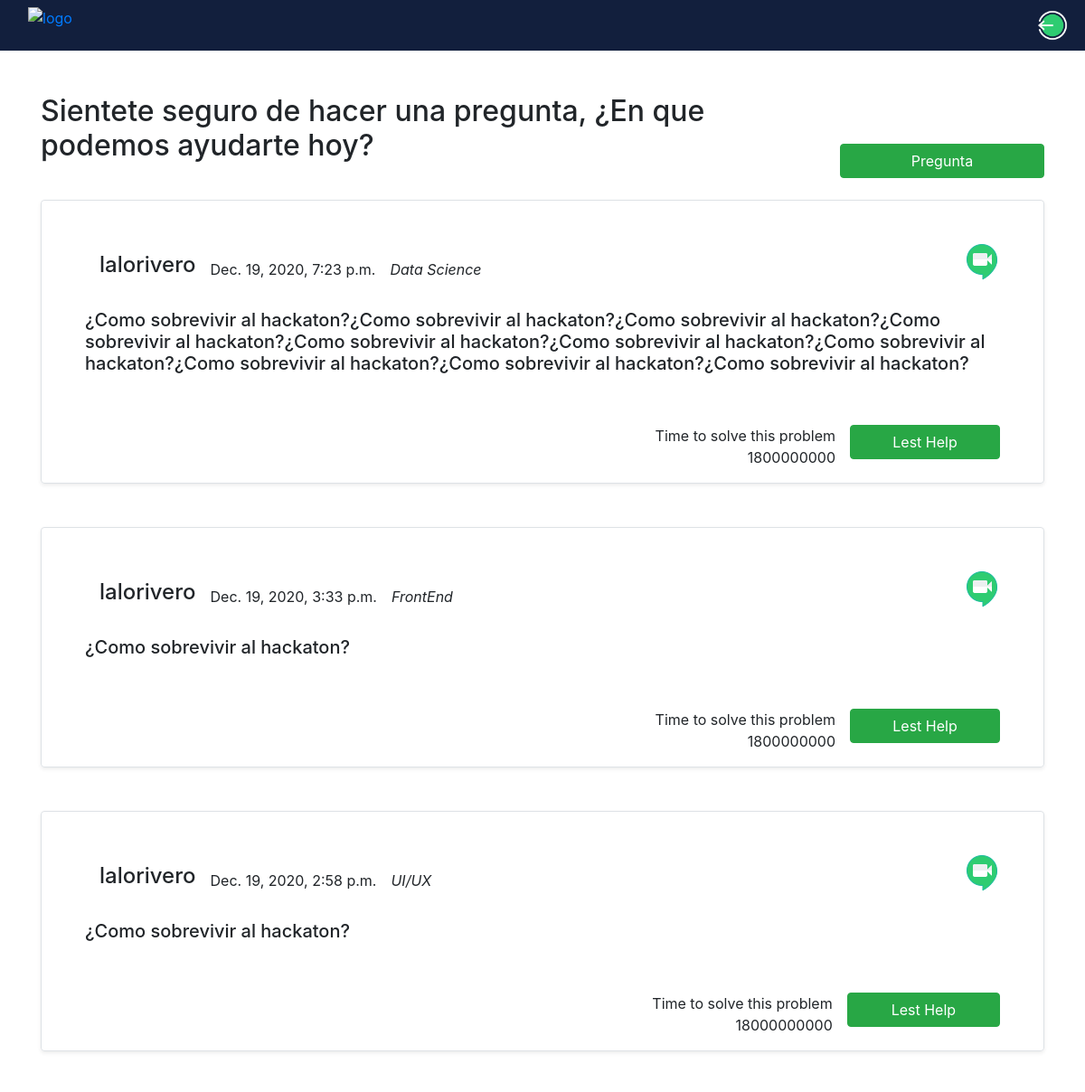
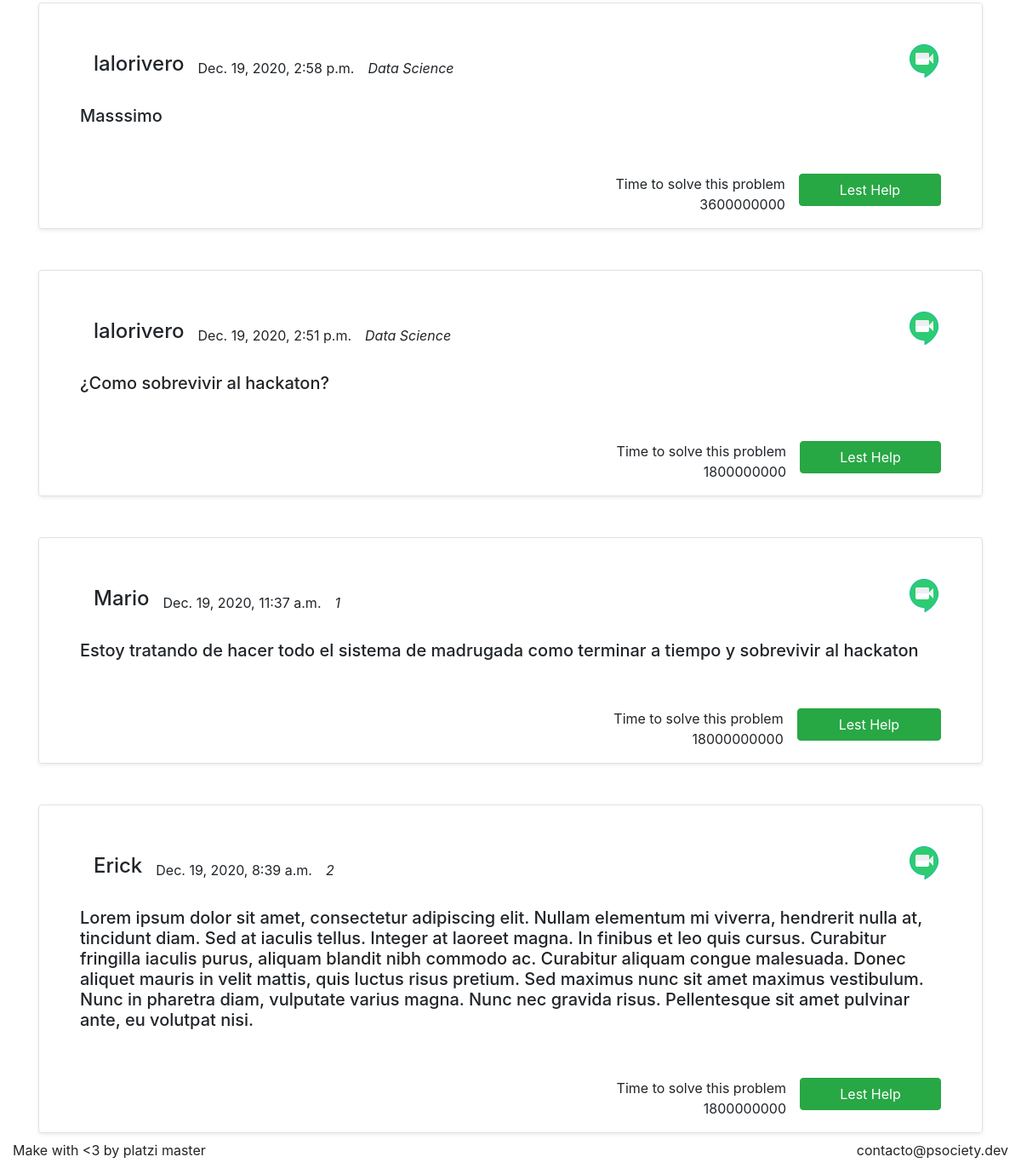
Before: / (signed in) with the older database file (2 pictures, top to bottom).
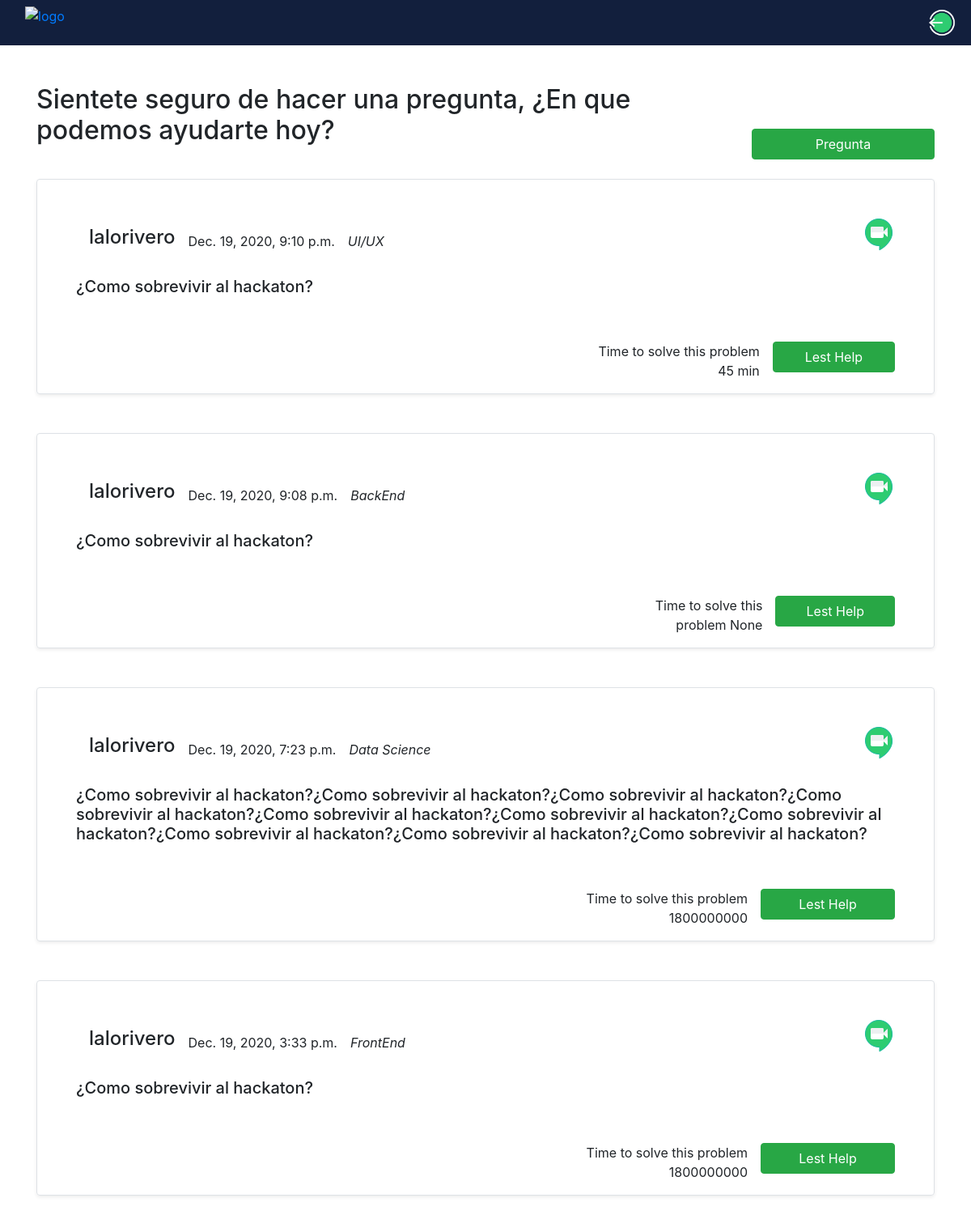
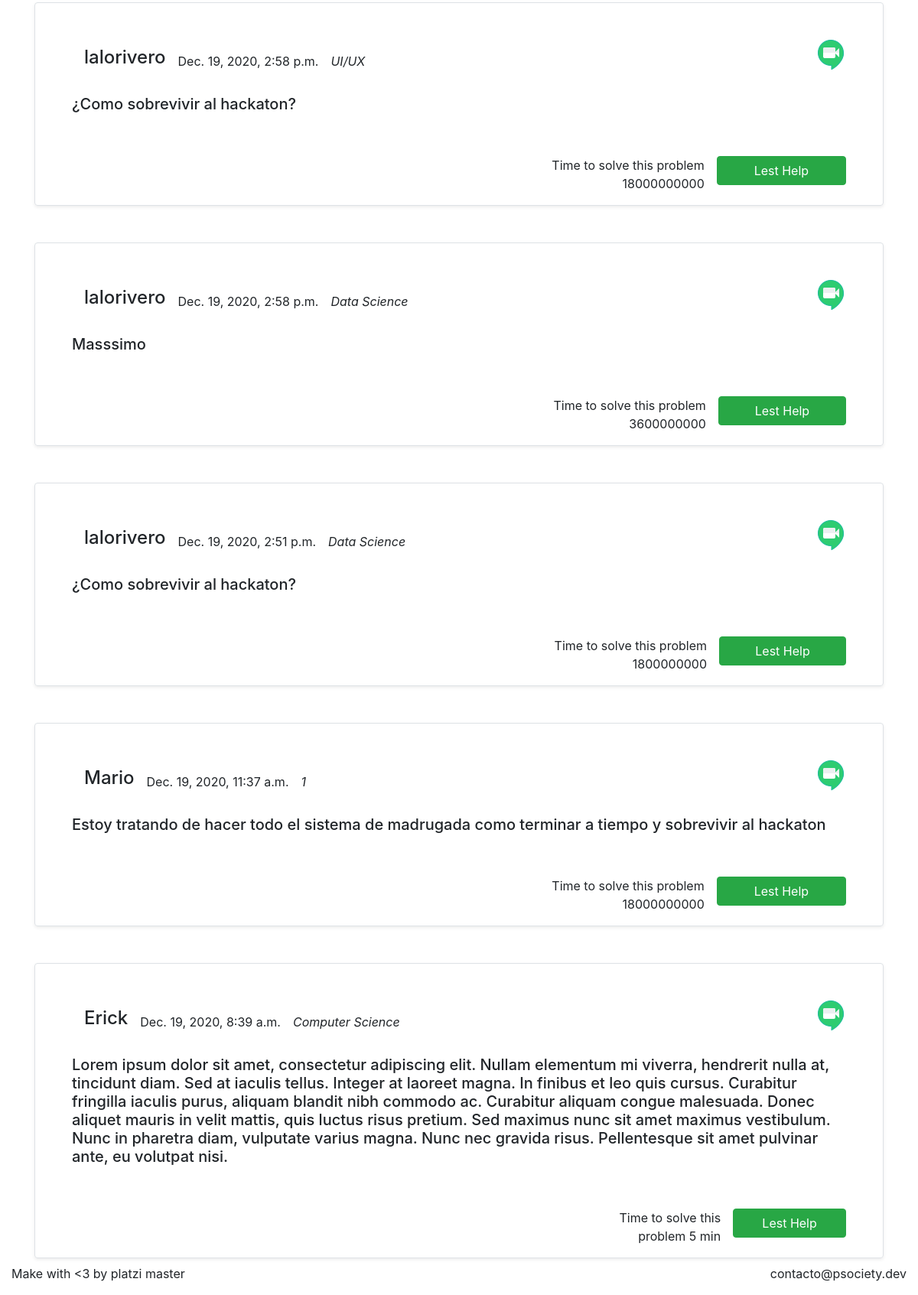
After: the same page with the newer database file (2 pictures, top to bottom).
### questions/models.py (models this page shows, shortened)
class Question(models.Model):
    TECHNOLOGY_CHOICES = [
        ('Data Science', 'Data Science'),
        ('Computer Science', 'Computer Science'),
        ('FrontEnd','FrontEnd'),
        ('BackEnd','BackEnd'),
        ('UI/UX','UI/UX'),
        ('English','English')
    ]
    TIME_CHOICES=[
        ('5 min','5 min'),
        ('15 min','15 min'),
        ('30 min','30 min'),
        ('45 min','45 min'),
        ('60 min','60 min'),
    ]
    author = models.ForeignKey("users.Profile", on_delete=models.CASCADE)
    description = models.TextField()
    post_date = models.DateTimeField(auto_now_add=True)
    time_to_solve = models.CharField(
        choices=TIME_CHOICES,
        max_length=60,
        null=True
    )
    technology_tag = models.CharField(
        choices=TECHNOLOGY_CHOICES,
        max_length=60,
        null=True
    )
    is_active = models.BooleanField(default=True)
    menthor = models.ForeignKey(SolveForm, on_delete=models.CASCADE, null=True)
    points = models.IntegerField(default = 1)

### users/models.py (models this page shows)
class Profile(models.Model):
    user = models.OneToOneField(User, on_delete=models.CASCADE)
    picture = CloudinaryField('image')
    menthor_points = models.IntegerField(default=0)
    calendar = models.URLField(max_length=255)
    availability = models.BooleanField(default=True)
    def __str__(self):
        return str(self.user.username)

### questions/views.py (the view)
# urls.py: path('',questions_views.list_questions, name="q_feed"),
@login_required
def list_questions(request):
    questions = Question.objects.all().order_by('-post_date')
    return render(
        request=request,
        template_name='questions/q_feed.html',
        context={
            'questions':questions,
            'user':request.user
            }
        )

### templates/questions/q_feed.html (shortened to what this page needs)
{% extends "questions/base.html" %}
{% load static %}
{% block container %}
    <div class="container">
        <div class="d-flex align-items-end">
            <h2 class="mt-5 mb-3">Sientete seguro de hacer una pregunta, ¿En que podemos ayudarte hoy?</h2>
            <a class="btn btn-success btn-block mt-5 w-25 h-25 mx-auto d-block "  href={% url 'new_question' %} type="submit">Pregunta</a>
        </div>
        {% for question in questions %}
            <div class="border rounded pl-5 pr-5 mt-4 mb-5 shadow-sm">
                <div class="d-flex justify-content-between mt-5 ">
                    <div class="d-flex align-items-center mb-3">
                        <h4 class="mr-3">{{ question.author }}</h4>
                        <p class="mr-3 mt-3">{{ question.post_date }}</p>
                        <p class="mr-3 mt-3"><i>{{ question.technology_tag }}</i></p>
                    </div>
                    <div class="image_videocall">
                        <a href="{{ question.author.calendar }}"><img src="{% static "img/meet.png"%}" alt="meet"></a>
                    </div>
                </div>
                <div class="question_content">
                    <h5>{{ question.description }}</h5>
                </div>
                <div class="d-flex align-items-center justify-content-end">
                    <div class="d-flex align-items-start">
                        <p class="mt-5 mr-3 text-right">Time to solve this problem {{ question.time_to_solve }}</p>
                        <a class="btn btn-success btn-block mt-5 w-50 mx-auto d-block" href={% url 'question_detail' id=question.id %}>Lest Help</a>
                    </div>
                </div>
            </div>
        {% endfor %}
    </div>
{% endblock container %}

### templates/questions/base.html (shortened to what this page needs)
<!DOCTYPE html>
<html lang="en">
<head>
    {% load static %}
    <link rel="stylesheet" href="{% static 'css/bootstrap.min.css' %}"/>
    <link rel="stylesheet" href="https://use.fontawesome.com/releases/v5.1.0/css/all.css"/>
</head>
<body>
    {% include "header.html" %}
    {% block container %}
    {% endblock container %}
    {% include "footer.html" %}
</body>
</html>

### templates/header.html
{% load static %}
<nav class="navbar navbar-expand-lg navbar-dark" style="background-color: #121F3D;" id="main-navbar">
    <div class="container-fluid">
        <a href="{% url 'q_feed' %}">
            <img class='d-inline-block align-top' height='40' src="https://res.cloudinary.com/dnxuwqcyh/image/upload/v1608374243/logotype_white_cxratk.png" alt="logo">
        </a>
    </div>
    <div>
        <a href="{% url 'logout' %}">
            <img class='d-inline-block align-top' height='40' src="{% static 'img/logout.png' %}" alt="logo">
        </a>
    </div>
</nav>

### templates/footer.html
{% load static %}
<div class="container-fluid d-flex justify-content-between fixed-bottom">
    <p>Make with <3 by platzi master </p>
    <p>contacto@psociety.dev</p>
</div>

Changed rows visible on the page:
added Question: author "lalorivero", post_date "Dec. 19, 2020, 9:10 p.m.", technology_tag "UI/UX", description "¿Como sobrevivir al hackaton?", time_to_solve "45 min"
added Question: author "lalorivero", post_date "Dec. 19, 2020, 9:08 p.m.", technology_tag "BackEnd", description "¿Como sobrevivir al hackaton?", time_to_solve "None"
changed Question "Erick": technology_tag "2" → "Computer Science"; time_to_solve "1800000000" → "5 min"
